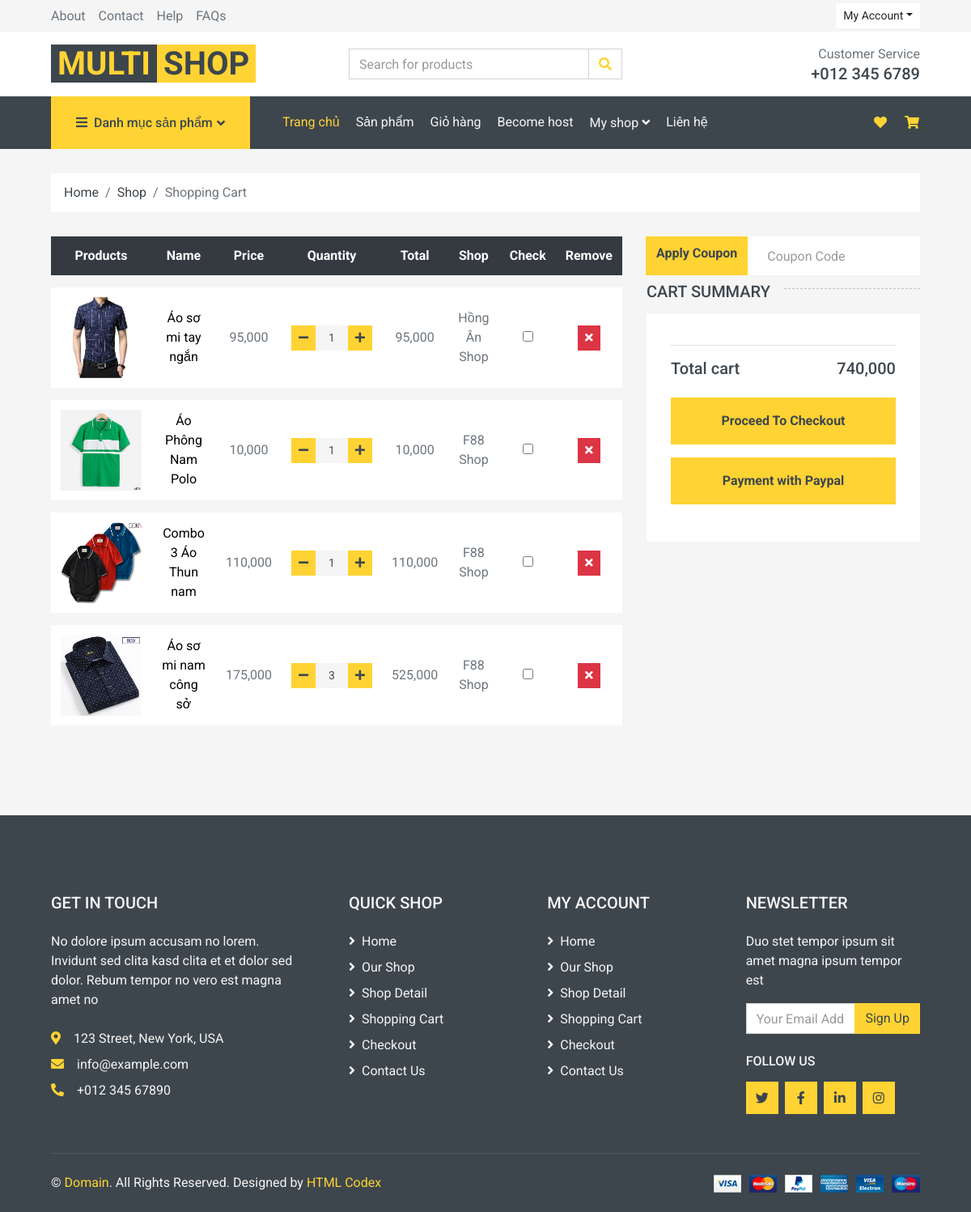
The app's page /cart (signed in) with its own data.
### ecommerce/models.py (models this page shows, shortened)
class EcommerceCart(models.Model):
    quantity = models.IntegerField(blank=True, null=True)
    created_at = models.DateTimeField(blank=True, null=True)
    product = models.ForeignKey(Product, models.DO_NOTHING)
    price_ht = models.FloatField(blank=True, null=True)
    user = models.ForeignKey(User, models.DO_NOTHING)
    shop = models.ForeignKey(Shop, models.DO_NOTHING)
    price_ttc = 0
    def price_tt(self):
        return self.quantity * self.product.product_price_new
    class Meta:
        managed = True
        db_table = 'ecommerce_cart'

class Product(models.Model):
    product_id = models.AutoField(primary_key=True)
    cate_id = models.ForeignKey(Category, models.DO_NOTHING)
    product_name = models.TextField(blank=True, null=True)
    product_price = models.IntegerField(blank=True, null=True)
    product_price_new = models.IntegerField(blank=True, null=True)
    product_quantity = models.IntegerField(blank=True, null=True)
    product_detail = models.TextField(blank=True, null=True)
    product_status = models.BooleanField(blank=True, null=True)
    rate = models.TextField(blank=True, null=True)
    description = models.TextField(blank=True, null=True)
    information = models.TextField(blank=True, null=True)
    review = models.TextField(blank=True, null=True)
    image_path = models.TextField(blank=True, null=True)
    type = models.TextField(blank=True, null=True)
    class Meta:
        managed = True
        db_table = 'product'

class Shop(models.Model):
    user = models.ForeignKey(User, models.DO_NOTHING)
    shop_name = models.TextField(blank=True, null=True)
    shop_phone = models.TextField(blank=True, null=True)
    shop_address = models.TextField(blank=True, null=True)
    shop_email = models.TextField(blank=True, null=True)
    shop_type = models.TextField(blank=True, null=True)
    shop_description = models.TextField(blank=True, null=True)
    shop_image_path = models.TextField(blank=True, null=True)
    paypal= models.TextField(blank=True, null=True)
    class Meta:
        managed = True
        db_table = 'shop'

### ecommerce/views.py (the view)
# urls.py: path('cart', cart, name='cart'),
@login_required
def cart(request):
    request.session['cart_visited'] = True
    cart_items = EcommerceCart.objects.filter(user=request.user).order_by('created_at')
    total_price = sum(item.quantity * float(item.product.product_price_new) for item in cart_items)
    return render(request, 'home/cart.html', {'cart_items': cart_items, 'total_price': total_price})

### ecommerce/templatetags/custom_filter.py (called while the page is built)
@register.filter
def format_price(value):
    return intcomma(int(value))

### templates/home/cart.html (shortened to what this page needs)
{% extends "home/base.html" %}
{% load static %}
{% load custom_filter %}
{% block placeholder %}
<body>
    <div class="container-fluid">
        <div class="row px-xl-5">
            <div class="col-12">
                <nav class="breadcrumb bg-light mb-30">
                    <a class="breadcrumb-item text-dark" href="#">Home</a>
                    <a class="breadcrumb-item text-dark" href="#">Shop</a>
                    <span class="breadcrumb-item active">Shopping Cart</span>
                </nav>
            </div>
        </div>
    </div>
    <div class="container-fluid">
        <form id="cart_form" method="post">
        <div class="row px-xl-5">
            <div class="col-lg-8 table-responsive mb-5">
                <table class="table table-light table-borderless table-hover text-center mb-0">
                    <thead class="thead-dark">
                        <tr>
                            <th>Products</th>
                            <th>Name</th>
                            <th>Price</th>
                            <th>Quantity</th>
                            <th>Total</th>
                            <th>Shop</th>
                            <th>Check</th>
                            <th>Remove</th>
                        </tr>
                    </thead>
                    <tbody class="align-middle">
                        {% for cart_item in cart_items %}
                            <tr>
                                <td class="align-middle"><img src="{% static 'img/product' %}/{{ cart_item.product.image_path}}" alt="{{ cart_item.product.product_name }}" style="width: 100px;"> {{ cart_item.product.name }}</td>
                                <td class="align-middle">
                                    <a style="color: black;" href="/product/{{ cart_item.product.product_id }}">{{ cart_item.product.product_name }}</a>
                                </td>
                                <td class="align-middle">{{ cart_item.product.product_price_new|format_price }}</td>
                                <td class="align-middle">
                                    <div class="input-group quantity mx-auto" style="width: 100px;">
                                        <div class="input-group-btn">
                                            <button class="btn btn-sm btn-primary btn-minus" data-id="{{ cart_item.id }}" data-price="{{ cart_item.product.product_price_new }}" type="button">
                                                <i class="fa fa-minus"></i>
                                            </button>
                                        </div>
                                        <input type="text" class="form-control form-control-sm bg-secondary border-0 text-center" value="{{ cart_item.quantity }}" name="quantity">
                                        <div class="input-group-btn">
                                            <button class="btn btn-sm btn-primary btn-plus" data-id="{{ cart_item.id }}" data-price="{{ cart_item.product.product_price_new }}"  type="button">
                                                <i class="fa fa-plus"></i>
                                            </button>
                                        </div>
                                    </div>
                                </td>
                                <td class="align-middle price_ttc" id="price_{{ cart_item.id }}">{{ cart_item.price_tt|format_price }}</td>
                                <td class="align-middle price_ttc" value="{{cart_item.shop.paypal}}">{{ cart_item.shop.shop_name }}</td>
                                <td class="align-middle"><input type="checkbox" name="cart_item_checkbox" value="{{ cart_item.id }}" id="cart_item_{{ cart_item.id }}" data-second-value="{{ cart_item.shop.paypal }}"></td>
                                <td class="align-middle"><a href="{% url 'remove_from_cart' cart_item_id=cart_item.id %}" class="btn btn-sm btn-danger"><i class="fa fa-times"></i></a></td>
                            </tr>
                        {% endfor %}
                    </tbody>
                </table>
            </div>
            <div class="col-lg-4">
                    <div class="input-group">
                        <div class="input-group-append">
                            <div class="btn btn-block btn-primary font-weight-bold pt-2">Apply Coupon</div>
                        </div>
                        <input type="text" class="form-control border-0 p-4" placeholder="Coupon Code" name="coupon">
                    </div>
                <h5 class="section-title position-relative text-uppercase mb-3 pt-2"><span class="bg-secondary pr-3">Cart Summary</span></h5>
                <div class="bg-light p-30 mb-5">
                    <div class="border-bottom pb-2">
                    </div>
                    <div class="pt-2">
                        <div class="d-flex justify-content-between mt-2">
                            <h5>Total cart</h5>
                            <h5>{{ total_price|format_price }}</h5>
                        </div>
                        <div>
                            <button class="btn btn-block btn-primary font-weight-bold my-3 py-3" id="checkout_button" type="submit" name="checkout_button">Proceed To Checkout</button>
                        </div>
                        <div>
                            <button class="btn btn-block btn-primary font-weight-bold my-3 py-3" id="paypal_button" type="submit" name="paypal_button">Payment with Paypal</button>
                        </div>
                    </div>
                    </div>
                </div>
            </div>
        </form>
        </div>
{% endblock %}

### records on screen
EcommerceCart: product.image_path (picture), product.product_name "Áo sơ mi tay ngắn", product.product_price_new "95,000", quantity "1", price_tt "95,000", shop.shop_name "Hồng Ân Shop"
EcommerceCart: product.image_path (picture), product.product_name "Áo Phông Nam Polo", product.product_price_new "10,000", quantity "1", price_tt "10,000", shop.shop_name "F88 Shop"
EcommerceCart: product.image_path (picture), product.product_name "Combo 3 Áo Thun nam", product.product_price_new "110,000", quantity "1", price_tt "110,000", shop.shop_name "F88 Shop"
EcommerceCart: product.image_path (picture), product.product_name "Áo sơ mi nam công sở", product.product_price_new "175,000", quantity "3", price_tt "525,000", shop.shop_name "F88 Shop"

### other values on screen
{{ total_price|format_price }} "740,000"
